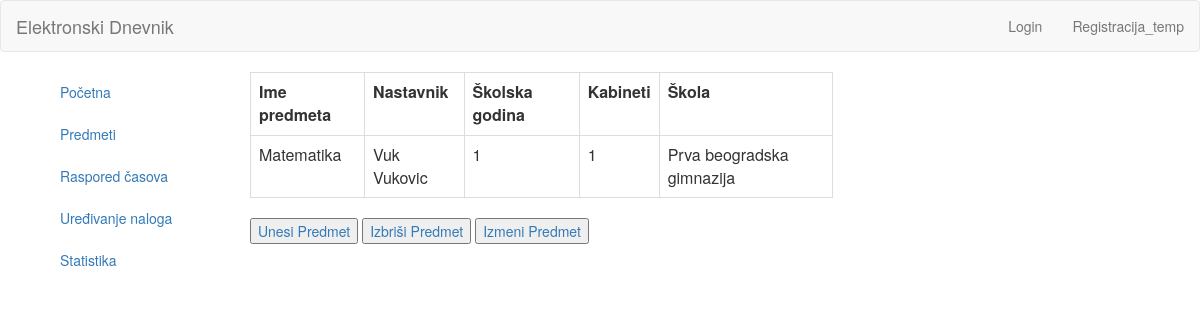
Page /index.php/koordinator/predmeti on the earlier database version.
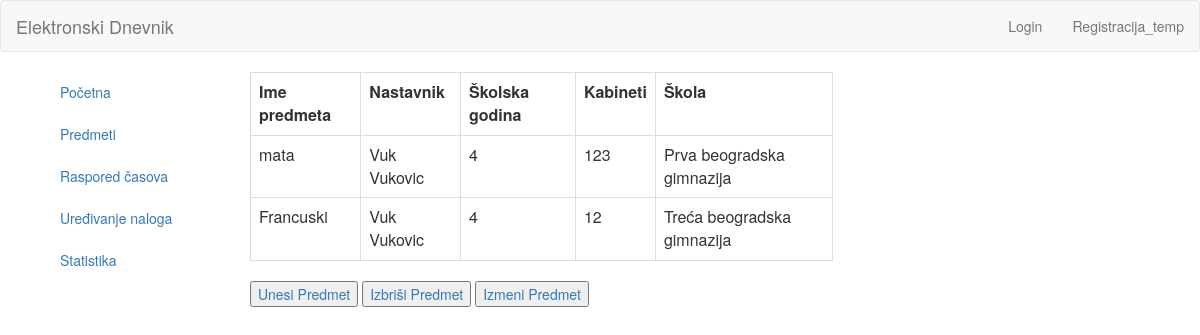
Same page on the later database version.
### tables this page shows
CREATE TABLE `predmet` (
  `id` int(11) NOT NULL,
  `ime` varchar(255) NOT NULL,
  `nastavnik` int(11) NOT NULL,
  `skolskaGodina` varchar(30) NOT NULL,
  `kabineti` varchar(50) NOT NULL,
  `skolaId` int(11) NOT NULL
);

CREATE TABLE `users` (
  `id` int(11) NOT NULL,
  `name` varchar(255) NOT NULL,
  `surname` varchar(255) NOT NULL,
  `email` varchar(255) NOT NULL,
  `username` varchar(255) NOT NULL,
  `password` varchar(255) NOT NULL
);

CREATE TABLE `skola` (
  `id` int(11) NOT NULL,
  `ime` varchar(255) NOT NULL,
  `adresa` varchar(255) NOT NULL,
  `grad` varchar(255) NOT NULL
);

### application/controllers/Koordinator.php (called while the page is built, shortened)
<?php
	class Koordinator extends CI_Controller{
		public function predmeti() {
			$this->load->model('Koordinator_model');
			$data["fetch_data"] = $this->Koordinator_model->listOfStudents();
			$data['nastavnici'] = $this->Koordinator_model->getNastavnike();
			$data['skole'] = $this->Koordinator_model->getSkole();
			$this->load->view('templates/header');
			$this->load->view('koordinator/predmeti', $data);
			$this->load->view('templates/footer');
		}
	}

### index.php (called while the page is built, shortened)
<?php
require_once BASEPATH.'core/CodeIgniter.php';

### application/models/koordinator_model.php (called while the page is built, shortened)
<?php
	class Koordinator_model extends CI_Model{
		public function listOfStudents() {
			  $query = $this->db->get("predmet");
		   return $query;
		}
		public function getNastavnike(){
			$result = $this->db->get('nastavnik');
			$id = $result->row(0)->id;
			$query = $this->db->get_where('users', array('id'=>$id));
			return $query;
		}
		public function getSkole(){
			$query = $this->db->get('skola');
			return $query;
		}
	}

### application/views/koordinator/predmeti.php (the view)
<div class="col col-lg-2 col-md-3 col-sm-3 col-xs-12 left-container">
	<div class="tm-left-inner-container">
		<ul class="nav nav-stacked css-nav">
			<li><a href="<?php echo base_url(); ?>koordinator/index">Početna</a></li>
			<li><a href="<?php echo base_url(); ?>koordinator/predmeti">Predmeti</a></li>
			<li><a href="<?php echo base_url(); ?>koordinator/raspored">Raspored časova</a></li>
			<li><a href="<?php echo base_url(); ?>koordinator/uredjivanje">Uređivanje naloga</a></li>
			<li><a href="<?php echo base_url(); ?>koordinator/statistika">Statistika</a></li>
		</ul>
	</div>
</div>
<div class="col col-lg-10 col-md-7 col-sm-7 col-xs-12 right-container">
	<div class="tm-right-inner-container">
		<div class="col-lg-8 col-md-5 col-sm-4 col-xs-12">
<table class = "table table-bordered">
	<tr colspan = "5">
		<td><strong>Ime predmeta</strong></td>
		<td><strong>Nastavnik</strong></td>
		<td><strong>Školska godina</strong></td>
		<td><strong>Kabineti</strong></td>
		<td><strong>Škola</strong></td>
     </tr>
		<?php
			if ($fetch_data->num_rows() > 0){
				foreach($fetch_data->result() as $row){
			?>
			<tr>
			<td> <?php echo $row->ime; ?> </td>
			<?php
			foreach($nastavnici->result() as $rowN){
				if($row->nastavnik === $rowN->id){
					?>
					 <td> <?php echo $rowN->name; ?> <?php echo $rowN->surname; ?>  </td>
					<?php
				}
			}
			?>
		   <td> <?php echo $row->skolskaGodina; ?> </td>
		   <td> <?php echo $row->kabineti; ?> </td>
			<?php
			foreach($skole->result() as $rowS){
				if($row->skolaId === $rowS->id){
					?>
					 <td> <?php echo $rowS->ime; ?>  </td>
					<?php
				}
			}
			?>
			</tr>
			<?php
			}
		}
		else {
			?>
			<tr colspan = "5">
			Nema predmeta!
			</tr>
			<?php
		}
		?>
  </table>
			<button type="submit"><a href="<?php echo base_url(); ?>koordinator/unosPredmeta">Unesi Predmet</a></button>
			<button type="submit"><a href="<?php echo base_url(); ?>koordinator/brisanjePredmeta">Izbriši Predmet</a></button>
			<button type="submit"><a href="<?php echo base_url(); ?>koordinator/izmenaPredmeta">Izmeni Predmet</a></button>
		</div>
	</div>
</div>

### application/views/templates/header.php (shortened to what this page needs)
<html>
	<head>
		<link rel="stylesheet" href="https://maxcdn.bootstrapcdn.com/bootstrap/3.3.7/css/bootstrap.min.css">
	</head>
	<body>
		<nav class="navbar navbar-default">
		<div class="container-fluid">
			<div class="navbar-header">
				<a class="navbar-brand" href="#">Elektronski Dnevnik</a>
			</div>
			<div id="navbar">
				<ul class="nav navbar-nav navbar-right">
					<?php if(!$this->session->userdata('logged_in')) : ?>
						<li><a href="<?php echo base_url(); ?>users/login">Login</a></li>
					<?php endif; ?>
					<li><a href="<?php echo base_url(); ?>users/register">Registracija_temp</a></li>
				</ul>
			</div>
		</div>
		</nav>
		<div class="container">

### application/views/templates/footer.php
</div>
</body>
</html>

Differences in the rows shown:
changed predmet: ime "Matematika" → "mata"; skolskaGodina "1" → "4"; kabineti "1" → "123"
added predmet: ime "Francuski", skolskaGodina "4", kabineti "12", users (name "Vuk", surname "Vukovic")
now on this page (row unchanged): skola: ime "Treća beogradska gimnazija", shown under "Francuski"
